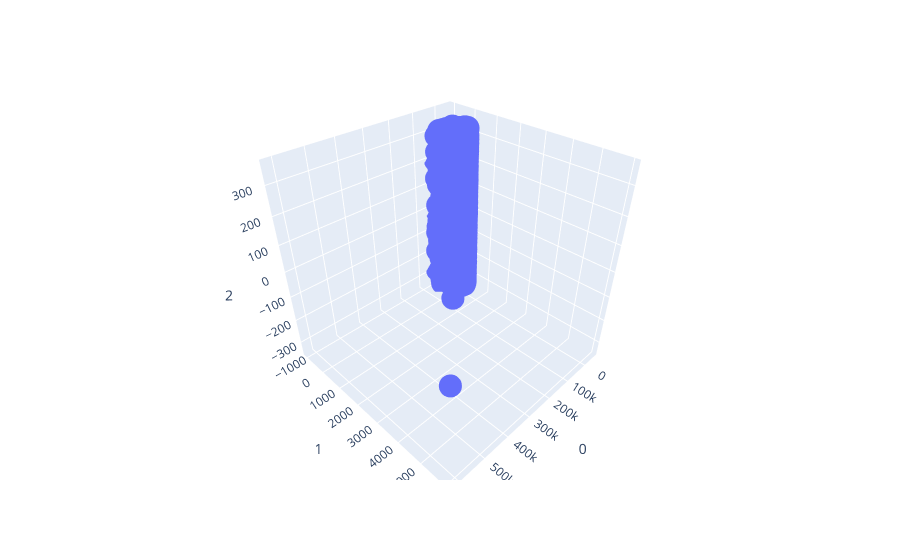

The cell this chart's notebook holds for it:
### Code cell
px.scatter_3d(pca_df, 0, 1, 2)

### Figure 1 — Plotly figure (JSON) as saved in the notebook; plotly's stock layout.template omitted (floating-point values rounded to 4 significant figures; data arrays with more than 128 entries replaced by an {"elided": "..."} marker saying what was removed)
{"data": [{"hovertemplate": "0=%{x}<br>1=%{y}<br>2=%{z}<extra></extra>", "legendgroup": "", "marker": {"color": "#636efa", "symbol": "circle"}, "mode": "markers", "name": "", "scene": "scene", "showlegend": false, "type": "scatter3d", "x": {"elided": "2216 float values"}, "y": {"elided": "2216 float values"}, "z": {"elided": "2216 float values"}}], "layout": {"legend": {"tracegroupgap": 0}, "margin": {"t": 60}, "scene": {"domain": {"x": [0, 1], "y": [0, 1]}, "xaxis": {"title": {"text": "0"}}, "yaxis": {"title": {"text": "1"}}, "zaxis": {"title": {"text": "2"}}}}}
